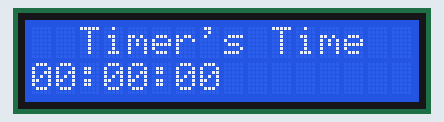
This sketch was run on a simulated Arduino Uno, built with avr-gcc and run on an emulated ATmega328P. Parts: 16×2 character LCD. What the sketch prints to the serial monitor is not drawn.

Above: at 0.1 s.
At 4.2 s:
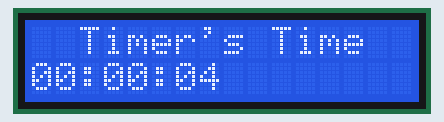
At 9.3 s:
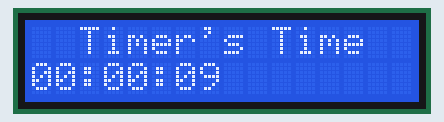
At 19.5 s:
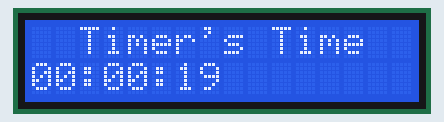
At 28.7 s:
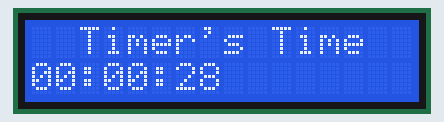
At 38.9 s:
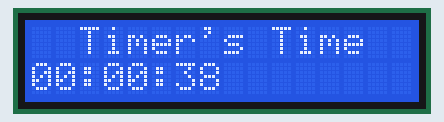

Measured:
- what the display in image 1 shows lasts 1.0 s, from 4.2 s to 5.2 s

The sketch:

learnMillis.ino
```cpp
/*
 * This is test code to learn about millis() and display the running time on the LCD screen
 */

#include <Wire.h>
#include <LiquidCrystal_I2C.h>

LiquidCrystal_I2C lcd(0x27, 16, 2); // sets the LCD address to 0x27 for a 16 char and 2 line display

int time;
int OSEC;
int SEC, MIN, HR;


void setup() {
Serial.begin(9600);
lcd.init(); // initialize the lcd
lcd.backlight(); // open the backlight
}

void loop() {

 OSEC = millis()/1000UL;
 HR = OSEC / 3600UL;
 MIN = OSEC % 3600UL / 60UL;
 SEC = OSEC % 3600UL % 60UL;

 unsigned long OTIME[] = {HR, MIN, SEC};

 Serial.print("Time- "); Serial.print(OTIME[0]);Serial.print(" : ");Serial.print(OTIME[1]);Serial.print(" : "); Serial.println(OTIME[2]);


 lcd.setCursor(2, 0);       // set the cursor to column 2, line 0
 lcd.print("Timer's Time");  // Put message on LCD screen

 lcd.setCursor(0, 1);       // cursor on column 2, line 1

 if((HR <= 9) && (MIN <= 9) && (SEC <= 9)){       // 000
 lcd.print("0");    lcd.print(HR);   lcd.print(":0");   lcd.print(MIN);   lcd.print(":0");   lcd.print(SEC);
 }
 else if((HR <= 9) && (MIN <= 9) && (SEC > 9)){   // 001
 lcd.print("0");    lcd.print(HR);   lcd.print(":0");   lcd.print(MIN);   lcd.print(":");   lcd.print(SEC);
 }
 else if((HR <= 9) && (MIN > 9) && (SEC <= 9)){   // 010
  lcd.print("0");lcd.print(HR);   lcd.print(":");   lcd.print(MIN);   lcd.print(":");   lcd.print(SEC);
 }
 else if((HR <= 9) && (MIN > 9) && (SEC > 9)){   // 011
  lcd.print("0");lcd.print(HR);   lcd.print(":");   lcd.print(MIN);   lcd.print(":");   lcd.print(SEC);
 }
  else if((HR > 9) && (MIN <= 9) && (SEC <= 9)){   // 100
  lcd.print(HR);   lcd.print(":0");   lcd.print(MIN);   lcd.print(":0");   lcd.print(SEC);
 }
  else if((HR > 9) && (MIN <= 9) && (SEC > 9)){   // 101
  lcd.print(HR);   lcd.print(":0");   lcd.print(MIN);   lcd.print(":");   lcd.print(SEC);
 }
  else if((HR > 9) && (MIN > 9) && (SEC <= 9)){   // 110
  lcd.print(HR);   lcd.print(":");   lcd.print(MIN);   lcd.print(":0");   lcd.print(SEC);
 }
 else{                                             // 111
  lcd.print(HR);   lcd.print(" : ");   lcd.print(MIN);   lcd.print(" : ");   lcd.print(SEC);
 }


 delay(1000);

}
```
